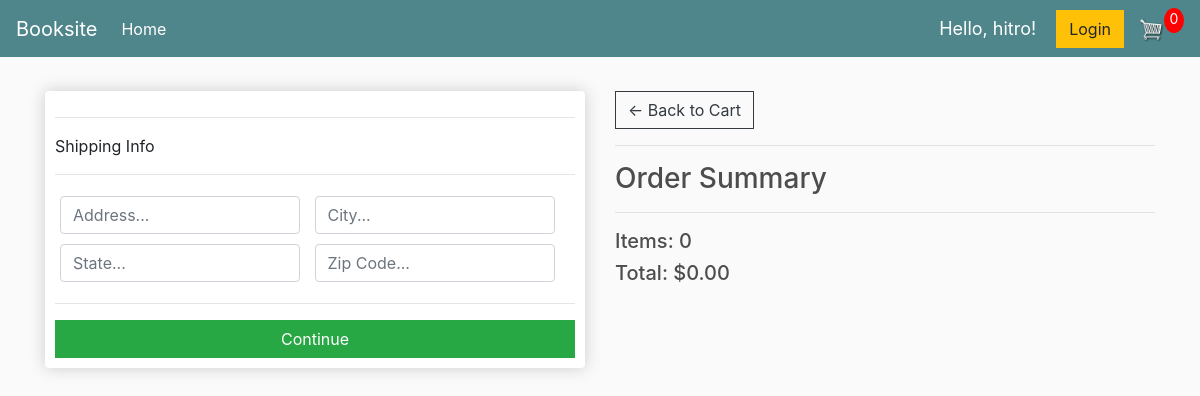
/checkout/ (signed in), run on an earlier commit of the app's database.
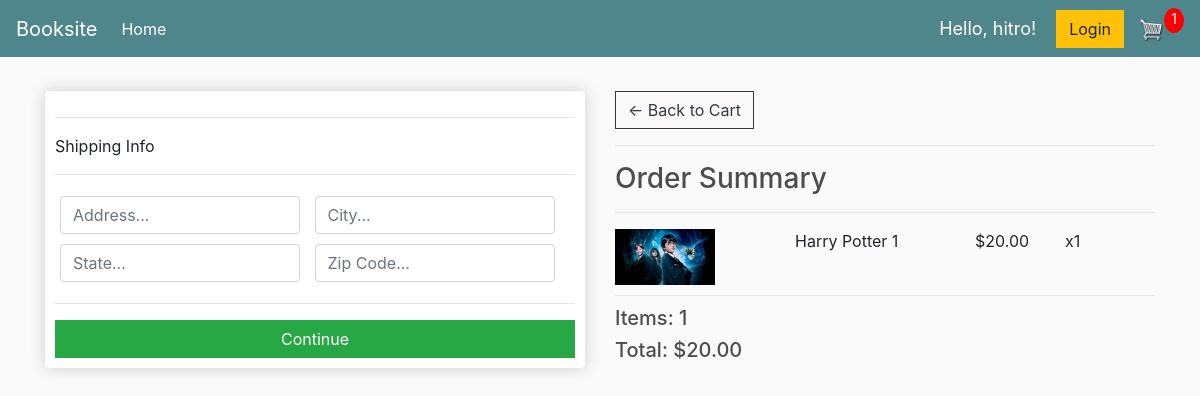
And on a later commit of the database.
### store/models.py (models this page shows, shortened)
class Order(models.Model):
    customer = models.ForeignKey(Customer, on_delete=models.SET_NULL, null = True, blank = True)
    date_ordered = models.DateTimeField(auto_now_add=True)
    complete = models.BooleanField(default=False)
    transaction_id = models.CharField(max_length = 100, null = True, blank = True)
    @property
    def get_cart_total(self):
        orderitems = self.orderitem_set.all()
        total = sum([item.get_total for item in orderitems])
        return total
    @property
    def get_cart_items(self):
        orderitems = self.orderitem_set.all()
        total = sum([item.quantity for item in orderitems])
        return total

class OrderItem(models.Model):
    product = models.ForeignKey(Product, on_delete=models.SET_NULL, null = True)
    order = models.ForeignKey(Order, on_delete=models.SET_NULL, null = True)
    quantity = models.IntegerField(default=0, null = True, blank = True)
    date_added = models.DateTimeField(auto_now_add=True)
    @property
    def get_total(self):
        total = self.product.price * self.quantity
        return total

class Product(models.Model):
    name = models.CharField(max_length = 200, null = True)
    price = models.DecimalField(max_digits=7, decimal_places=2)
    digital = models.BooleanField(default=False, null=True, blank=True)
    image = models.ImageField(null = True, blank = True)
    @property
    def imageURL(self):
        try:
            url = self.image.url
        except:
            url = ""
        return url

### store/views.py (the view)
# urls.py: path('checkout/', views.checkout, name='checkout'),
def checkout(request):
    data = cartData(request)
    cartItems = data['cartItems']
    order = data['order']
    items = data['items']
    context = {'items': items, 'order': order, 'cartItems': cartItems}
    return render(request, 'store/checkout.html', context)

### store/utils.py (called while the page is built)
def cartData(request):
    if request.user.is_authenticated:
        customer = request.user.customer
        order, created = Order.objects.get_or_create(customer = customer, complete = False)
        items = order.orderitem_set.all()
        cartItems = order.get_cart_items
    else:
        cookieData = cookieCart(request)
        cartItems = cookieData['cartItems']
        order = cookieData['order']
        items = cookieData['items']
    return {'cartItems': cartItems, 'order': order, 'items': items}

### store/templates/store/checkout.html (shortened to what this page needs)
{% extends 'store/main.html' %}
{% load static %}
{% block content %}
<div class="row">
    <div class="col-lg-6">
        <div class="box-element" id="form-wrapper">
            <form action="" id="form">
                <div id="shipping-info">
                    <hr>
                    <p>Shipping Info</p>
                    <hr>
                    <div class="form-field">
                        <input required class="form-control" type="text" name="address" placeholder="Address...">
                    </div>
                    <div class="form-field">
                        <input required class="form-control" type="text" name="city" placeholder="City...">
                    </div>
                    <div class="form-field">
                        <input required class="form-control" type="text" name="state" placeholder="State...">
                    </div>
                    <div class="form-field">
                        <input required class="form-control" type="text" name="zipcode" placeholder="Zip Code...">
                    </div>
                </div>
                <hr>
                <input id="form-button" class="btn btn-success btn-block" type="submit" value="Continue">
            </form>
        </div>
        <br>
    </div>
    <div class="col-lg-6">
        <a  class="btn btn-outline-dark" href="{% url 'cart' %}">&#x2190; Back to Cart</a>
        <hr>
        <h3>Order Summary</h3>
        <hr>
        {% for item in items %}
        <div class="cart-row">
            <div style="flex: 2;"><img class="row-image" src="{{item.product.imageURL}}"></div>
            <div style="flex: 2;"><p>{{item.product.name}}</p></div>
            <div style="flex: 1;"><p>${{item.product.price|floatformat:2}}</p></div>
            <div style="flex: 1;"><p>x{{item.quantity}}</p></div>
        </div>
        {% endfor %}
        <h5>Items:  {{order.get_cart_items}}</h5>
        <h5>Total:   ${{order.get_cart_total|floatformat:2}}</h5>
    </div>
</div>
{% endblock content %}

### store/templates/store/main.html (shortened to what this page needs)
<!DOCTYPE html>
{% load static %}
<html lang="en">
<head>
    <link rel="stylesheet" href="https://stackpath.bootstrapcdn.com/bootstrap/4.4.1/css/bootstrap.min.css"
>
    <link rel="stylesheet" type="text/css" href="{% static 'css/main.css' %}">
</head>
<body>
    <nav class="navbar navbar-expand-lg navbar-dark bg-dark">
        <a class="navbar-brand" href="{% url 'store' %}">Booksite</a>
        <div class="collapse navbar-collapse" id="navbarSupportedContent">
          <ul class="navbar-nav mr-auto">
            <li class="nav-item active">
              <a class="nav-link" href="{% url 'store' %}">Home <span class="sr-only">(current)</span></a>
            </li>
          </ul>
          <div class="form-inline my-2 my-lg-0">
            <span id="hello-msg">Hello, {{request.user}}!</span>
            <a href=""class="btn btn-warning">Login</a>
            <a href="{% url 'cart' %}">
               <img  id="cart-icon" src="{% static 'images/cart.png' %}">
           </a>
           <p id="cart-total">{{cartItems}}</p>
       </div>
        </div>
      </nav>
    <div class="container">
        <br>
        {% block content %}
        {% endblock content %}
    </div>
</body>
</body>
</html>

What changed in the data, as far as the page shows it:
no longer on this page (row edited): Order: get_cart_items "0", get_cart_total "0.00"
added OrderItem: product.imageURL (picture), product.name "Harry Potter 1", product.price "20.00", quantity "1"
now on this page (row edited): Order: get_cart_items "1", get_cart_total "20.00"
Also different on the page:
{{ cartItems }}: "0" → "1"
